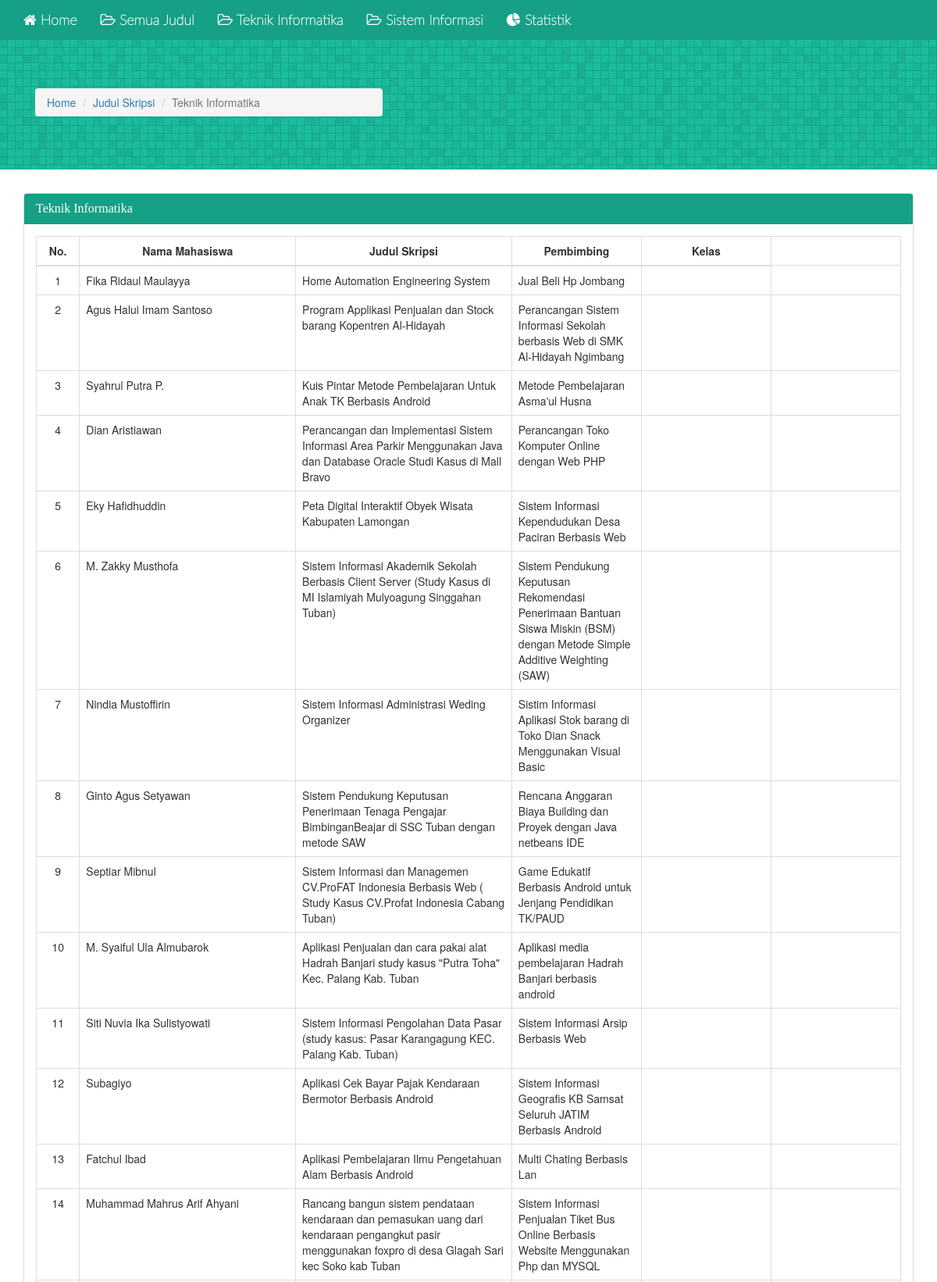
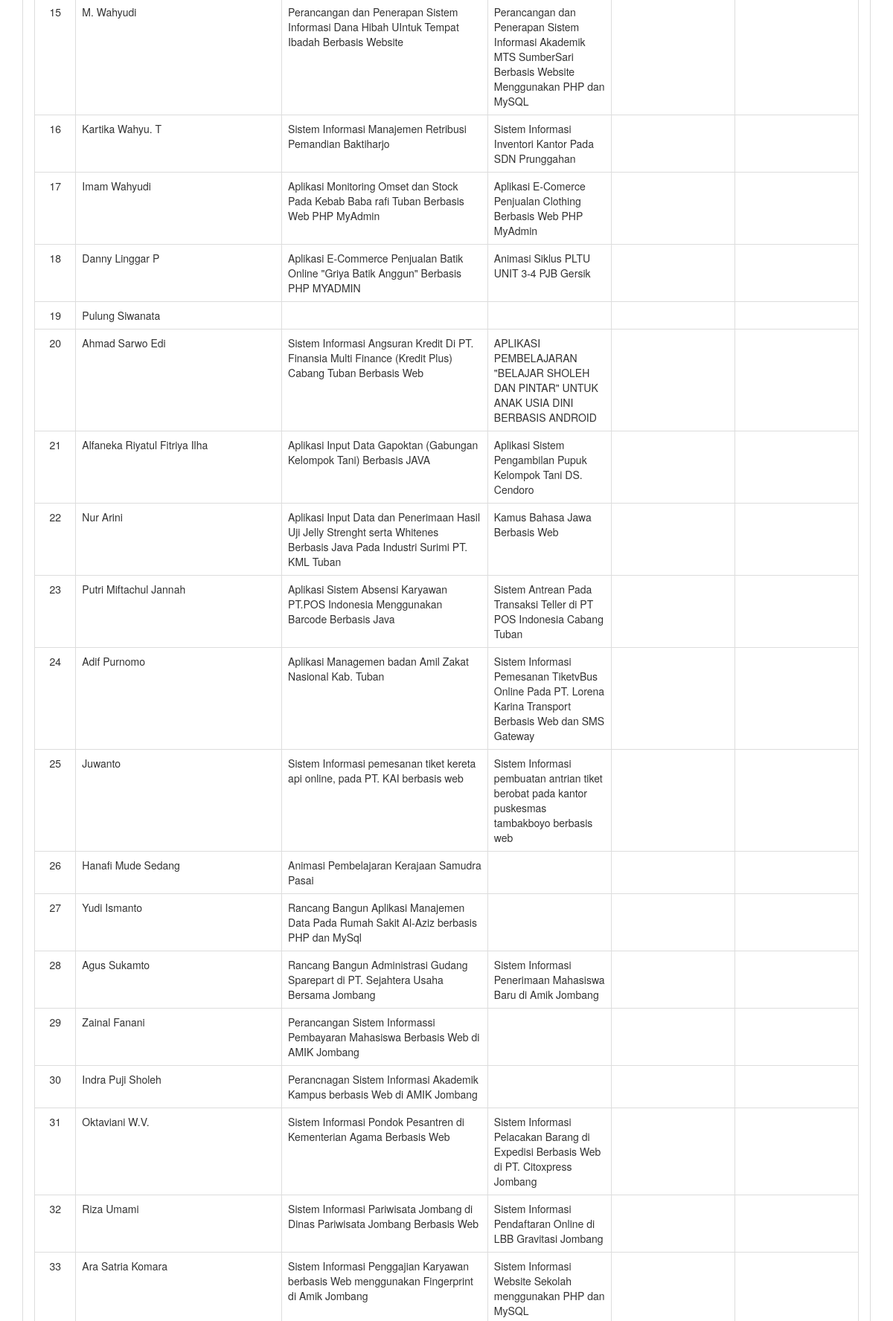
/index.php?action=teknik-informatika (upper part), run on the app's committed database (2 pictures, top to bottom).
### tables this page shows
CREATE TABLE `skripsi` (
  `nim` varchar(16) NOT NULL,
  `judul1` text,
  `desjudul1` text NOT NULL,
  `judul2` text,
  `desjudul2` text NOT NULL,
  `disetujui` tinyint(4) DEFAULT NULL,
  `prodi` tinyint(4) DEFAULT NULL,
  `kelas` tinyint(4) DEFAULT NULL,
  `mahasiswa` varchar(255) DEFAULT NULL,
  `pembimbing1` tinyint(4) DEFAULT NULL,
  `pembimbing2` tinyint(4) DEFAULT NULL,
  `pembimbing` tinyint(4) NOT NULL DEFAULT '0',
  `password` varchar(100) NOT NULL
);

### library/config.php (called while the page is built, shortened)
<?php
$config = array (
			'base_url' => "http://".$_SERVER['HTTP_HOST'].
				str_replace(basename($_SERVER['SCRIPT_NAME']),"",$_SERVER['SCRIPT_NAME'])
	);
?>

### module/tabel-judul-skripsi.php (the view, shortened to what this page needs)
<div class="jumbotron" style="background-image: url('<?php echo $config['base_url'] ?>assets/img/bg.png'); position:relative;background-color:#1abc9c">
  <div class="container" style="color:#fff">
    <div class="col-md-5">
      <ol class="breadcrumb" style="margin-top:15px">
        <li><a href="#">Home</a></li>
        <li><a href="#">Judul Skripsi</a></li>
        <li class="active"><?php echo $breadcrumb ?></li>
      </ol>
    </div>
  </div>
</div>
<div class="container">
  <div class="row">
    <div class="col-md-12">
      <div class="panel panel-default">
        <div class="panel-heading" style="color: #fff;background-color: #16a085;border-color:#16a085;font-family: 'ubuntu'; font-weight:bold;font-size:35px">
          <h3 class="panel-title"><?php echo $breadcrumb ?></h3>
        </div>
        <div class="panel-body">
          <div class="table-responsive">
              <table id="data-alumni" class="table table-bordered">
                  <thead>
                      <tr>
                          <th class="text-center" width="5%">No.</th>
                          <th class="text-center" width="25%">Nama Mahasiswa</th>
                          <th class="text-center" width="25%">Judul Skripsi </th>
                          <th class="text-center" width="15%">Pembimbing</th>
                          <th class="text-center" width="15%">Kelas</th>
                      </tr>
                  </thead>
                  <tbody>
                      <?php
                      include('./library/config.php');
                      include('./library/database.php');
                      $query  = "SELECT *  FROM skripsi";
                      $no     = 1;
                      $result =  mysqli_query($connect, $query);
                      while ($row = mysqli_fetch_array($result)) {
                      $nama       = $row['mahasiswa'];
                      $judul1     = $row['judul1'];
                      $judul2     = $row['judul2'];
                      ?>
                      <tr align='left'>
                          <td class="text-center"><?php echo  $no;?></td>
                          <td><?php echo  $nama ?></td>
                          <td><?php echo  $judul1 ?></td>
                          <td><?php echo  $judul2; ?></td>
                          <td><?php  ?></td>
                          <td><?php  ?></td>
                      </tr>
                      <?php
                      $no++;
                      }
                      ?>
                  </tbody>
              </table>
              </div>
        </div>
      </div>
    </div>
  </div>

### assets/css/jumbotron.css (style rules this page uses)
body { padding-top: 50px; padding-bottom: 20px; }

### data on the page
skripsi: mahasiswa "Fika Ridaul Maulayya", judul1 "Home Automation Engineering System", judul2 "Jual Beli Hp Jombang"
skripsi: mahasiswa "Agus Halui Imam Santoso", judul1 "Program Applikasi Penjualan dan Stock barang Kopentren Al-Hidayah", judul2 "Perancangan Sistem Informasi Sekolah berbasis Web di SMK Al-Hidayah Ngimbang"
skripsi: mahasiswa "Syahrul Putra P.", judul1 "Kuis Pintar Metode Pembelajaran Untuk Anak TK Berbasis Android", judul2 "Metode Pembelajaran Asma'ul Husna"
skripsi: mahasiswa "Dian Aristiawan", judul1 "Perancangan dan Implementasi Sistem Informasi Area Parkir Menggunakan Java dan Database Oracle Studi Kasus di Mall Bravo", judul2 "Perancangan Toko Komputer Online dengan Web PHP"
skripsi: mahasiswa "Eky Hafidhuddin", judul1 "Peta Digital Interaktif Obyek Wisata Kabupaten Lamongan", judul2 "Sistem Informasi Kependudukan Desa Paciran Berbasis Web"
skripsi: mahasiswa "M. Zakky Musthofa", judul1 "Sistem Informasi Akademik Sekolah Berbasis Client Server (Study Kasus di MI Islamiyah Mulyoagung Singgahan Tuban)", judul2 "Sistem Pendukung Keputusan Rekomendasi Penerimaan Bantuan Siswa Miskin (BSM) dengan Metode Simple Additive Weighting (SAW)"
skripsi: mahasiswa "Nindia Mustoffirin", judul1 "Sistem Informasi Administrasi Weding Organizer", judul2 "Sistim Informasi Aplikasi Stok barang di Toko Dian Snack Menggunakan Visual Basic"
skripsi: mahasiswa "Ginto Agus Setyawan", judul1 "Sistem Pendukung Keputusan Penerimaan Tenaga Pengajar BimbinganBeajar di SSC Tuban dengan metode SAW", judul2 "Rencana Anggaran Biaya Building dan Proyek dengan Java netbeans IDE"
skripsi: mahasiswa "Septiar Mibnul", judul1 "Sistem Informasi dan Managemen CV.ProFAT Indonesia Berbasis Web ( Study Kasus CV.Profat Indonesia Cabang Tuban)", judul2 "Game Edukatif Berbasis Android untuk Jenjang Pendidikan TK/PAUD"
skripsi: mahasiswa "M. Syaiful Ula Almubarok", judul1 "Aplikasi Penjualan dan cara pakai alat Hadrah Banjari study kasus \"Putra Toha\" Kec. Palang Kab. Tuban", judul2 "Aplikasi media pembelajaran Hadrah Banjari berbasis android"
skripsi: mahasiswa "Siti Nuvia Ika Sulistyowati", judul1 "Sistem Informasi Pengolahan Data Pasar (study kasus: Pasar Karangagung KEC. Palang Kab. Tuban)", judul2 "Sistem Informasi Arsip Berbasis Web"
skripsi: mahasiswa "Subagiyo", judul1 "Aplikasi Cek Bayar Pajak Kendaraan Bermotor Berbasis Android", judul2 "Sistem Informasi Geografis KB Samsat Seluruh JATIM Berbasis Android"
skripsi: mahasiswa "Fatchul Ibad", judul1 "Aplikasi Pembelajaran Ilmu Pengetahuan Alam Berbasis Android", judul2 "Multi Chating Berbasis Lan"
skripsi: mahasiswa "Muhammad Mahrus Arif Ahyani", judul1 "Rancang bangun sistem pendataan kendaraan dan pemasukan uang dari kendaraan pengangkut pasir menggunakan foxpro di desa Glagah Sari kec Soko kab Tuban", judul2 "Sistem Informasi Penjualan Tiket Bus Online Berbasis Website Menggunakan Php dan MYSQL"
skripsi: mahasiswa "M. Wahyudi", judul1 "Perancangan dan Penerapan Sistem Informasi Dana Hibah UIntuk Tempat Ibadah Berbasis Website", judul2 "Perancangan dan Penerapan Sistem Informasi Akademik MTS SumberSari Berbasis Website Menggunakan PHP dan MySQL"
skripsi: mahasiswa "Kartika Wahyu. T", judul1 "Sistem Informasi Manajemen Retribusi Pemandian Baktiharjo", judul2 "Sistem Informasi Inventori Kantor Pada SDN Prunggahan"
skripsi: mahasiswa "Imam Wahyudi", judul1 "Aplikasi Monitoring Omset dan Stock Pada Kebab Baba rafi Tuban Berbasis Web PHP MyAdmin", judul2 "Aplikasi E-Comerce Penjualan Clothing Berbasis Web PHP MyAdmin"
skripsi: mahasiswa "Danny Linggar P", judul1 "Aplikasi E-Commerce Penjualan Batik Online \"Griya Batik Anggun\" Berbasis PHP MYADMIN", judul2 "Animasi Siklus PLTU UNIT 3-4 PJB Gersik"
skripsi: mahasiswa "Pulung Siwanata"
skripsi: mahasiswa "Ahmad Sarwo Edi", judul1 "Sistem Informasi Angsuran Kredit Di PT. Finansia Multi Finance (Kredit Plus) Cabang Tuban Berbasis Web", judul2 "APLIKASI PEMBELAJARAN \"BELAJAR SHOLEH DAN PINTAR\" UNTUK ANAK USIA DINI BERBASIS ANDROID"
skripsi: mahasiswa "Alfaneka Riyatul Fitriya Ilha", judul1 "Aplikasi Input Data Gapoktan (Gabungan Kelompok Tani) Berbasis JAVA", judul2 "Aplikasi Sistem Pengambilan Pupuk Kelompok Tani DS. Cendoro"
skripsi: mahasiswa "Nur Arini", judul1 "Aplikasi Input Data dan Penerimaan Hasil Uji Jelly Strenght serta Whitenes Berbasis Java Pada Industri Surimi PT. KML Tuban", judul2 "Kamus Bahasa Jawa Berbasis Web"
skripsi: mahasiswa "Putri Miftachul Jannah", judul1 "Aplikasi Sistem Absensi Karyawan PT.POS Indonesia Menggunakan Barcode Berbasis Java", judul2 "Sistem Antrean Pada Transaksi Teller di PT POS Indonesia Cabang Tuban"
skripsi: mahasiswa "Adif Purnomo", judul1 "Aplikasi Managemen badan Amil Zakat Nasional Kab. Tuban", judul2 "Sistem Informasi Pemesanan TiketvBus Online Pada PT. Lorena Karina Transport Berbasis Web dan SMS Gateway"
skripsi: mahasiswa "Juwanto", judul1 "Sistem Informasi pemesanan tiket kereta api online, pada PT. KAI berbasis web", judul2 "Sistem Informasi pembuatan antrian tiket berobat pada kantor puskesmas tambakboyo berbasis web"
skripsi: mahasiswa "Hanafi Mude Sedang", judul1 "Animasi Pembelajaran Kerajaan Samudra Pasai"
skripsi: mahasiswa "Yudi Ismanto", judul1 "Rancang Bangun Aplikasi Manajemen Data Pada Rumah Sakit Al-Aziz berbasis PHP dan MySql"
skripsi: mahasiswa "Agus Sukamto", judul1 "Rancang Bangun Administrasi Gudang Sparepart di PT. Sejahtera Usaha Bersama Jombang", judul2 "Sistem Informasi Penerimaan Mahasiswa Baru di Amik Jombang"
skripsi: mahasiswa "Zainal Fanani", judul1 "Perancangan Sistem Informassi Pembayaran Mahasiswa Berbasis Web di AMIK Jombang"
skripsi: mahasiswa "Indra Puji Sholeh", judul1 "Perancnagan Sistem Informasi Akademik Kampus berbasis Web di AMIK Jombang"
skripsi: mahasiswa "Oktaviani W.V.", judul1 "Sistem Informasi Pondok Pesantren di Kementerian Agama Berbasis Web", judul2 "Sistem Informasi Pelacakan Barang di Expedisi Berbasis Web di PT. Citoxpress Jombang"
skripsi: mahasiswa "Riza Umami", judul1 "Sistem Informasi Pariwisata Jombang di Dinas Pariwisata Jombang Berbasis Web", judul2 "Sistem Informasi Pendaftaran Online di LBB Gravitasi Jombang"
skripsi: mahasiswa "Ara Satria Komara", judul1 "Sistem Informasi Penggajian Karyawan berbasis Web menggunakan Fingerprint di Amik Jombang", judul2 "Sistem Informasi Website Sekolah menggunakan PHP dan MySQL"

### other printed values
$breadcrumb "Teknik Informatika"
